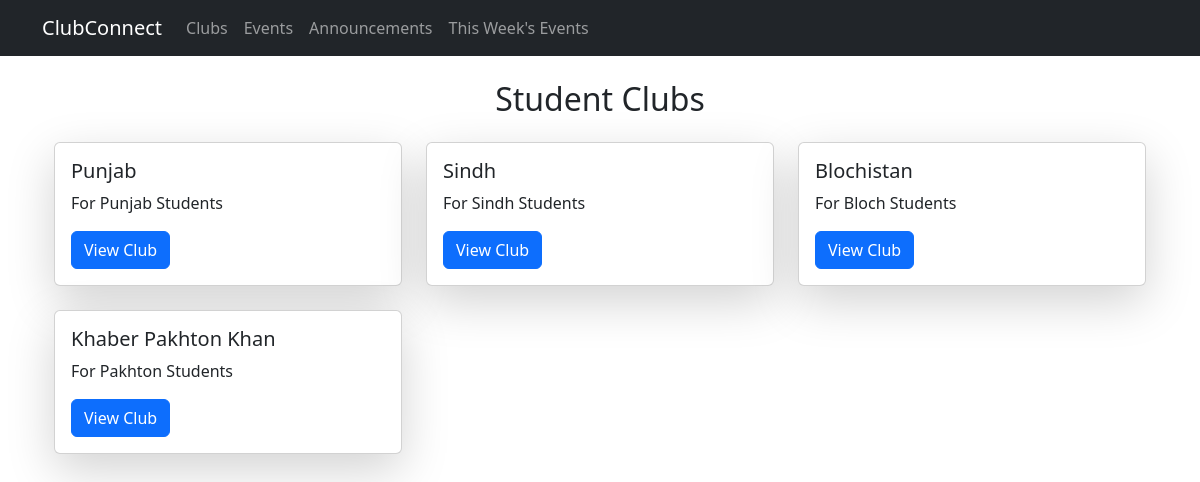
The page /clubs/clubs/ on the database its author committed.
### clubapp/models.py (models this page shows, shortened)
class Club(models.Model):
    name = models.CharField(max_length=255)
    description = models.TextField()
    founded_date = models.DateField()

### clubapp/views.py (the view)
# urls.py: path('clubs/', views.club_list, name='club_list'),
def club_list(request):
    clubs = Club.objects.all()
    return render(request, 'clubapp/club_list.html', {'clubs': clubs})

### clubapp/templates/clubapp/club_list.html
{% extends 'base.html' %}
{% block content %}
<div class="container">
    <h2 class="text-center my-4">Student Clubs</h2>
    <div class="row">
        {% for club in clubs %}
        <div class="col-md-4">
            <div class="card shadow-lg mb-4">
                <div class="card-body">
                    <h5 class="card-title">{{ club.name }}</h5>
                    <p class="card-text">{{ club.description|truncatewords:15 }}</p>
                    <a href="{% url 'club_detail' club.id %}" class="btn btn-primary">View Club</a>
                </div>
            </div>
        </div>
        {% empty %}
        <p class="text-center">No clubs available.</p>
        {% endfor %}
    </div>
</div>
{% endblock %}

### rows shown on the page
Club: name "Punjab", description "For Punjab Students"
Club: name "Sindh", description "For Sindh Students"
Club: name "Blochistan", description "For Bloch Students"
Club: name "Khaber Pakhton Khan", description "For Pakhton Students"
